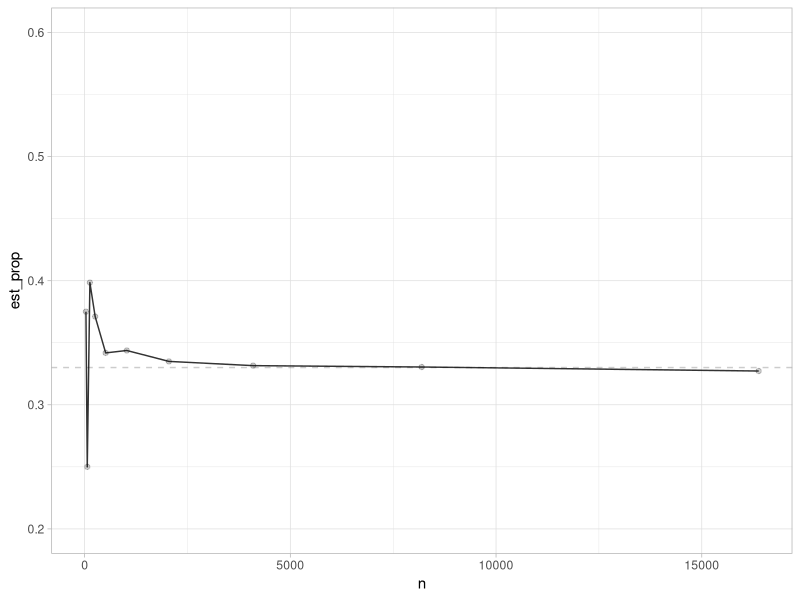
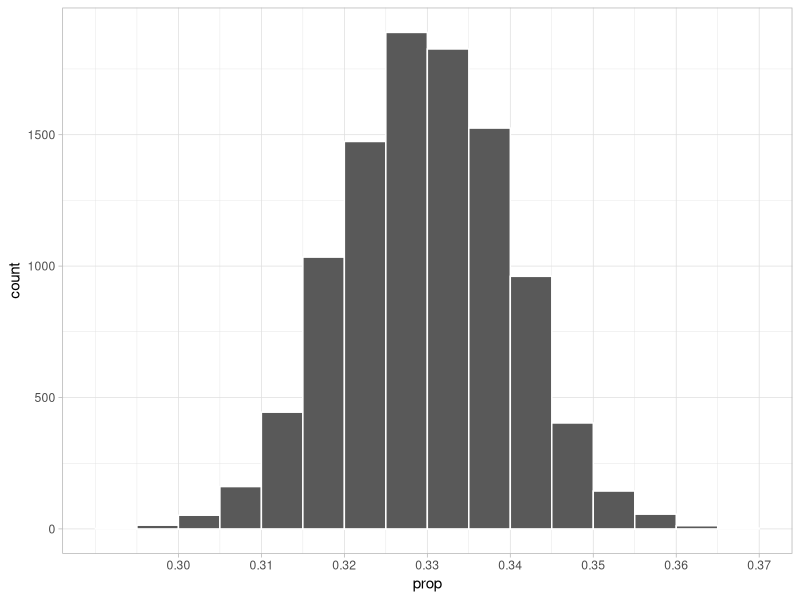
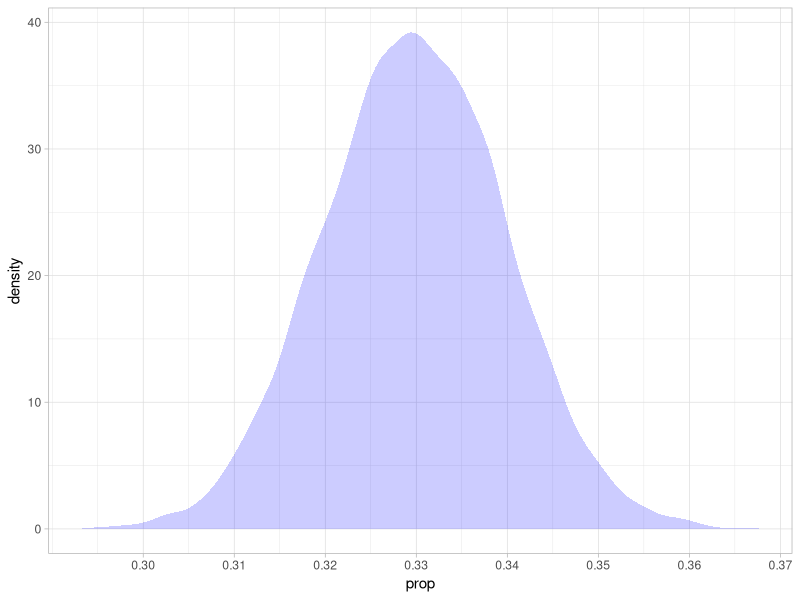

Recreate these plots in R, in order.
library(tidyverse)
theme_set(theme_light())


# Law of Large Numbers
lln_sim <- tibble(
  n = 2^(3:14),
  est_prop = rbinom(12, n, .33) / n
)

ggplot(lln_sim,
       aes(x = n,
           y = est_prop)) +
  geom_line(alpha = .8) +
  geom_point(alpha = .2) +
  geom_hline(yintercept = .33,
             linetype = "dashed",
             alpha = .2) +
  ylim(.2, .6)


# last time from GSS we got ~.33 estimate of the proportion conservative
# how confident should we be in this estimate?

# set up simulation "dresser"
set.seed(123)
est_prop <- .33
num_sims <- 10000 # how many do I want to do?
svy_size <- 2247  # number of people in each "poll"

sims <- tibble(sim_num = 1:num_sims) |> 
  uncount(svy_size)

# do the sims
sims <- sims |> 
  mutate(conservative = rbinom(num_sims*svy_size, 1, est_prop)) |> 
  group_by(sim_num) |> 
  summarize(prop = mean(conservative))

# visualize the results (probability given p)
ggplot(sims,
       aes(x = prop)) +
  geom_histogram(boundary = round(est_prop, 2), # round to nearest pct. point
                 binwidth = .005,
                 color = "white") +
  scale_x_continuous(breaks = seq(.3, .4, .01)) # don't worry too much

# a different visualization
ggplot(sims,
       aes(x = prop)) +
  geom_density(color = NA,
               fill = "blue",
               alpha = .2) +
  scale_x_continuous(breaks = seq(.3, .4, .01)) # don't worry too much

# let's characterize the simulation results
mean(sims$prop)
sd(sims$prop)

# confidence interval
# boundaries of a integral that bounds (usually) a % of the estimates

# 95%
lower_bound95 <- quantile(sims$prop, .025)
upper_bound95 <- quantile(sims$prop, .975)
ci95 <- c(lower_bound95, upper_bound95)
ci95

# 99%
lower_bound99 <- quantile(sims$prop, .005)
upper_bound99 <- quantile(sims$prop, .995)
ci99 <- c(lower_bound99, upper_bound99)
ci99

# we don't really know if .33 is the "right" place to start
# but the *spread* of that sampling distribution is based on the sample size
# the SD of the sampling dist. is called the "standard error"

# for analytical (i.e., not simulation) results, we need normal distribution
# write a "football field" simulation to see where it comes from!

# <YOUR SIMULATION HERE>

# central limit theorem: things get normal
# "analytic" CI for proportion



